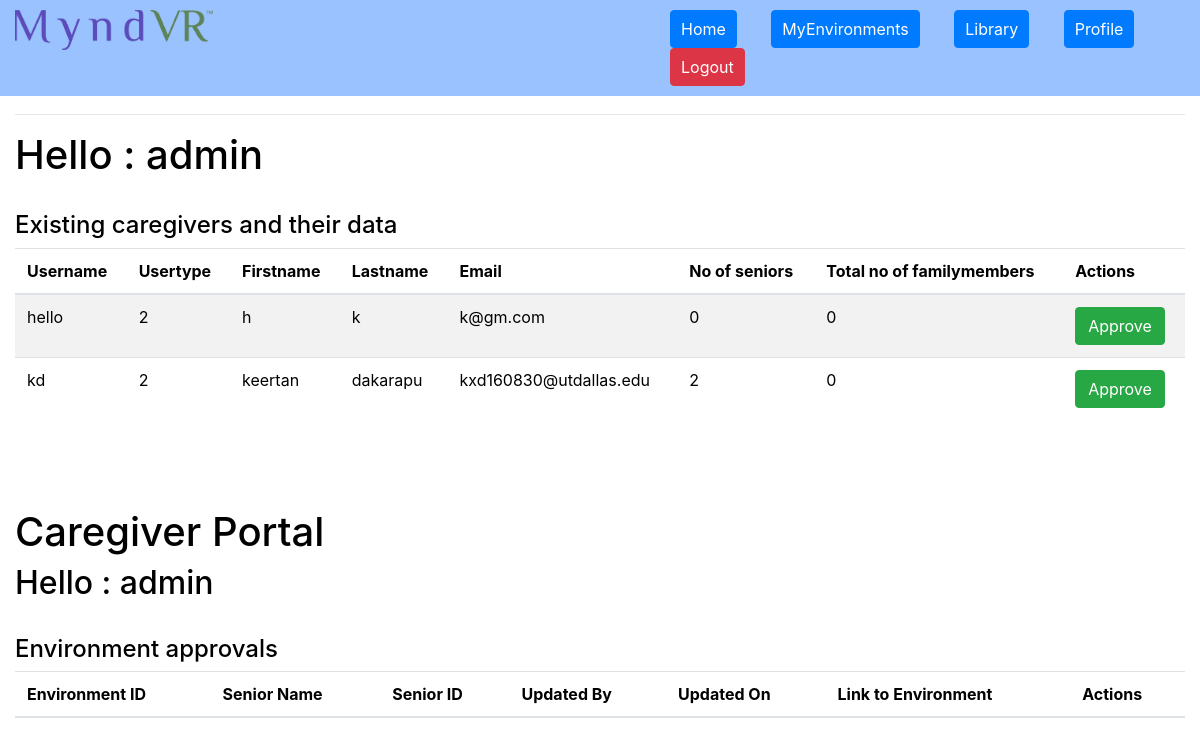
Page /index.php?pagetype=home (signed in) on the earlier database version.
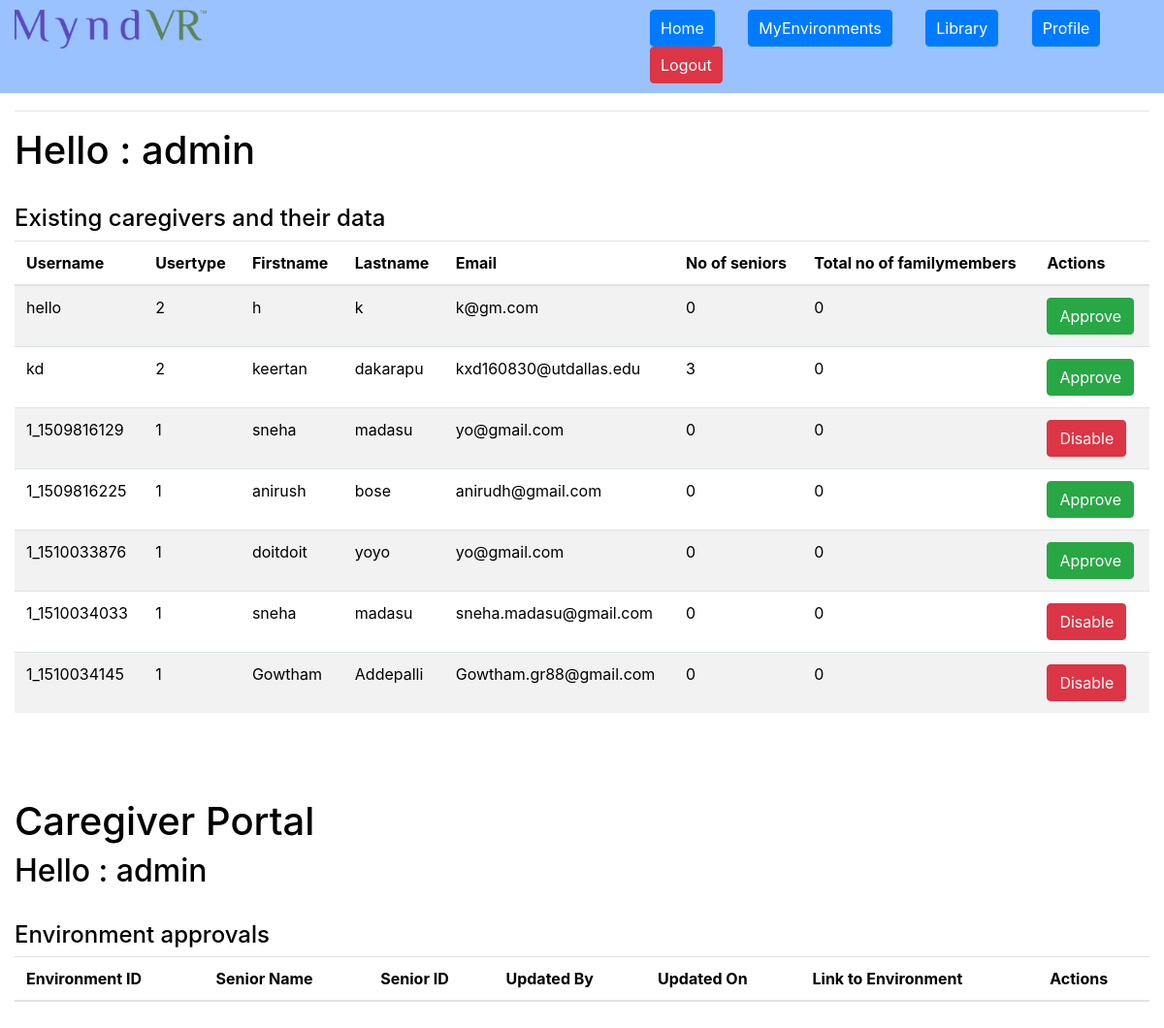
Same page on the later database version.
### tables this page shows
CREATE TABLE `userlogin` (
  `user_id` int(4) NOT NULL,
  `username` varchar(150) NOT NULL,
  `password` varchar(150) NOT NULL,
  `usertype` int(2) NOT NULL,
  `token` varchar(200) DEFAULT '0',
  `lastlogin` varchar(100) NOT NULL DEFAULT '0',
  `flag` int(2) NOT NULL
);

CREATE TABLE `userdetails` (
  `user_id` int(4) NOT NULL,
  `username` varchar(100) NOT NULL,
  `firstname` varchar(150) NOT NULL,
  `lastname` varchar(150) NOT NULL,
  `email` varchar(200) NOT NULL,
  `createdon` varchar(100) NOT NULL
);

### userauth.php (called while the page is built, shortened)
<?php
if(isset($_SESSION['username']))
{
$username = $_SESSION['username'];
}
else
{
	header('Location: index.php?pagetype=login');
}
	?>

### adminpage.php (the view, shortened to what this page needs)
<div class="col">
<h2>Admin Panel</h2><hr>
<h1>Hello
<?php echo ': '.$username;?></h1><br>
<div class="row">
	<h4>Existing caregivers and their data</h4>
	 <table class="table table-striped">
   <thead>
     <tr>
    <th>Username</th>
       <th>Usertype</th>
	<th>Firstname</th>
       <th>Lastname</th>
       <th>Email</th>
	<th>No of seniors</th>
	<th>Total no of familymembers</th>
	<th>Actions</th>
     </tr>
   </thead>
   <tbody>
 <?php
	$query = "Select * from userlogin natural join userdetails";
	$results = mysqli_query($con, $query);
	while($row = mysqli_fetch_array($results))
	{
		$dis_user_id = $row['user_id'];
		$dis_username = $row['username'];
		$dis_usertype = $row['usertype'];
		$dis_firstname = $row['firstname'];
		$dis_lastname = $row['lastname'];
		$dis_email = $row['email'];
		$flag = $row['flag'];
		$dis_seniorcount = 0;
		$dis_famcount = 0;
	$subquery = "Select 1 from seniors where user_id = $dis_user_id";
	$subresults = mysqli_query($con, $subquery);
	while($subrow = mysqli_fetch_array($subresults))
	{
		$dis_seniorcount = $dis_seniorcount + 1;
	}
  echo '
	<tr>';
	if($flag==0)
		echo '<td><i class="fa fa-circle statusred" aria-hidden="true"></i> '.$dis_username.'</td>';
    else
		echo '<td><i class="fa fa-circle statusgreen" aria-hidden="true"></i> '.$dis_username.'</td>';
	echo '<td>'.$dis_usertype.'</td>
	<td>'.$dis_firstname.'</td>
       <td>'.$dis_lastname.'</td>
       <td>'.$dis_email.'</td>
       <td>'.$dis_seniorcount.'</td>
       <td>'.$dis_famcount.'</td>';
	if($dis_usertype<3)
	{
	if($flag==0)
		echo '<td><a href="approve_backend.php?flag1='.$dis_user_id.'"><button data-id="'.$dis_user_id.'" class="btn btn-success adminapprove">Approve</button></a></td>';
	else
		echo '<td><a href="disapprove_backend.php?flag1='.$dis_user_id.'"><button data-id="'.$dis_user_id.'" class="btn btn-danger admindisable">Disable</button></a></td>';
	}
	else
	{
		echo '<td><button class="btn btn-primary">Admin User</button></td>';
	}
	echo '</tr>';
	}
    ?>
   </tbody>
 </table>
</div>
</div>

Differences in the rows shown:
computed for userlogin "kd": dis_seniorcount "2" → "3"
added userlogin: username "1_1509816129", usertype "1", userdetails.firstname "sneha", userdetails.lastname "madasu", userdetails.email "yo@gmail.com", dis_seniorcount "0", dis_famcount "0"
added userlogin: username "1_1509816225", usertype "1", userdetails.firstname "anirush", userdetails.lastname "bose", userdetails.email "anirudh@gmail.com", dis_seniorcount "0", dis_famcount "0"
added userlogin: username "1_1510033876", usertype "1", userdetails.firstname "doitdoit", userdetails.lastname "yoyo", userdetails.email "yo@gmail.com", dis_seniorcount "0", dis_famcount "0"
added userlogin: username "1_1510034033", usertype "1", userdetails.firstname "sneha", userdetails.lastname "madasu", userdetails.email "sneha.madasu@gmail.com", dis_seniorcount "0", dis_famcount "0"
added userlogin: username "1_1510034145", usertype "1", userdetails.firstname "Gowtham", userdetails.lastname "Addepalli", userdetails.email "Gowtham.gr88@gmail.com", dis_seniorcount "0", dis_famcount "0"
